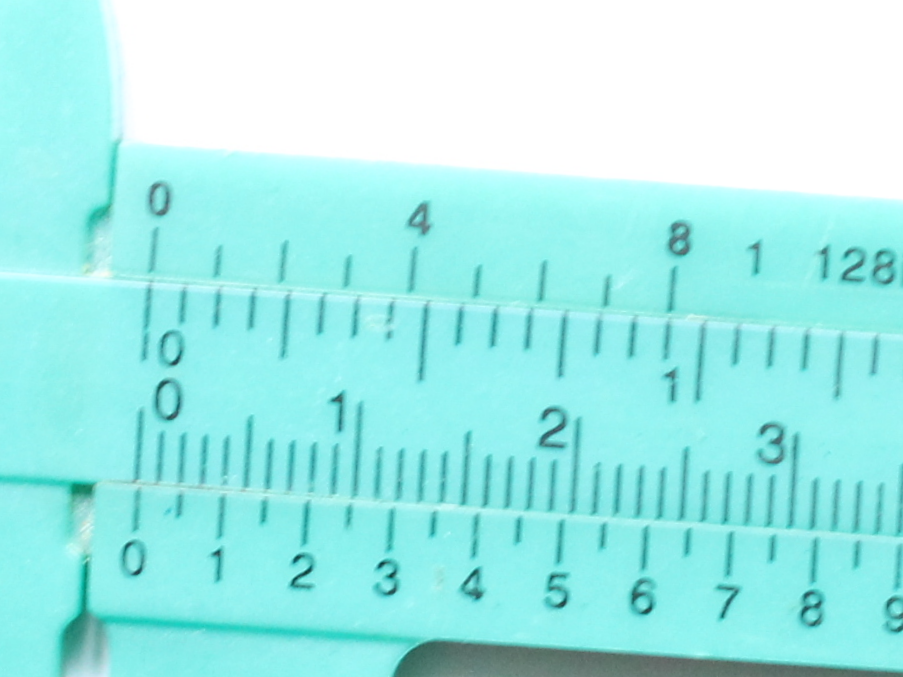
%> input picture Clase 7/scripts/matlab-octave/captura4.png, 903 x 677 px
$ octave levanta_capturas.m   (GNU Octave 9; MATLAB toolbox functions it lacks are replaced by stand-ins)
%> lines starting %> are read from the running program, lines starting %| are printed output that depends on the picture

ggg=imread('captura4.png');
%> ggg is the input picture: size 677x903x3 uint8; mean R, G, B 165, 237.7, 235
gg1=double(ggg(:,:,1));
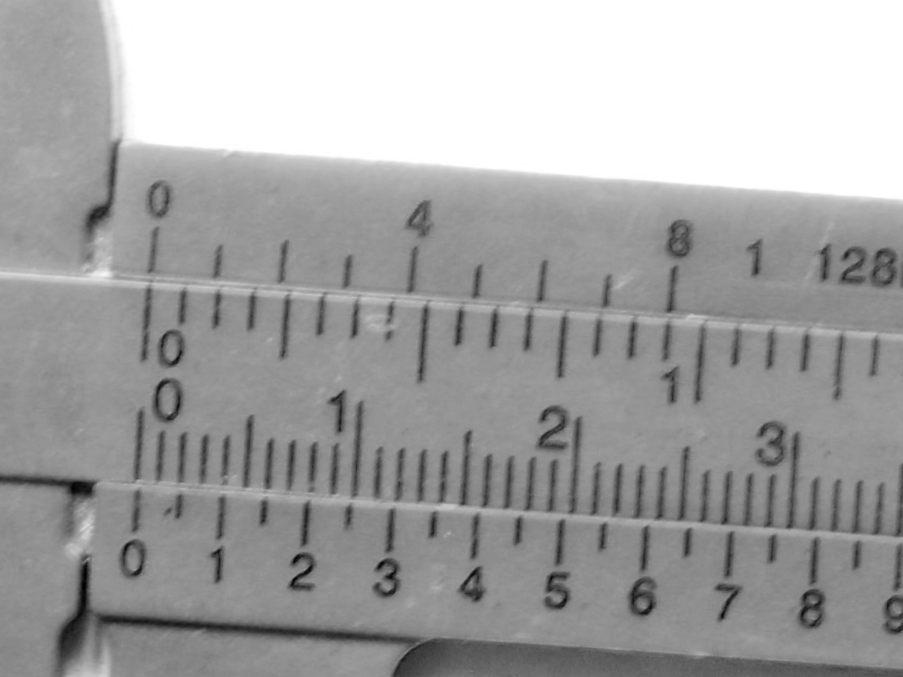
%> gg1: size 677x903 double; min 0, max 255, mean 165

figure(57),surf(gg1),shading flat, view([0 -90]),daspect([1 1 1]),colorbar
%> after `colorbar`:
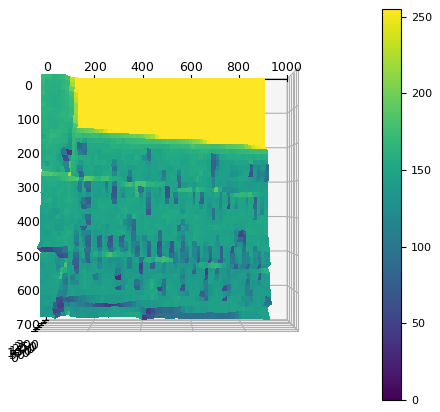
%> figure redrawn from the program's plot data

g1d=gg1(480,:);figure(23),plot(g1d)
%> after `g1d=gg1(480,:)`: g1d = 903 values, max 162 at index 113, min 49 at index 1, mean 121.3
%> after `plot(g1d)`:
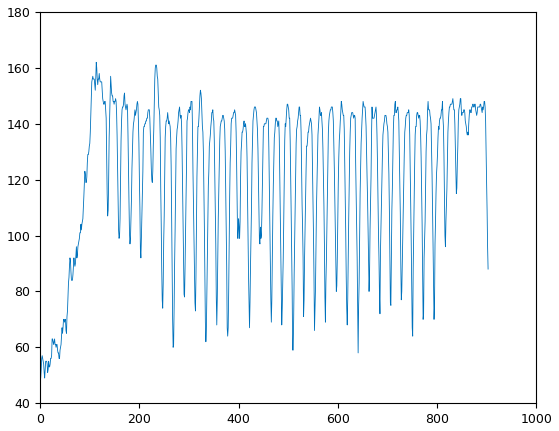
%> figure redrawn from the program's plot data; curve peaks at x = 113, y = 162

$ run again, with Clase 7/scripts/matlab-octave/captura1.png copied over Clase 7/scripts/matlab-octave/captura4.png
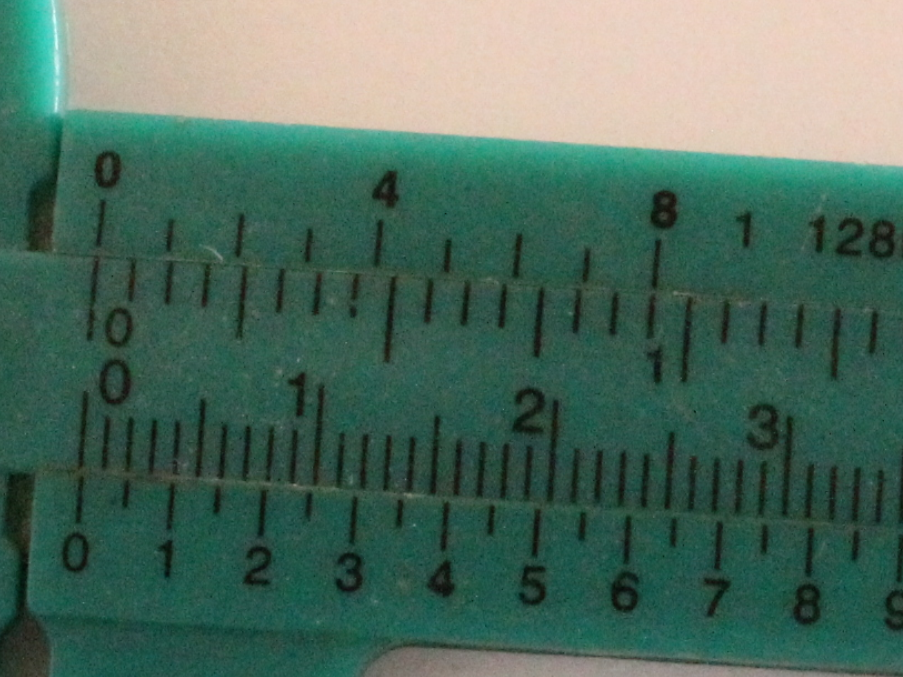
%> input picture Clase 7/scripts/matlab-octave/captura1.png, 903 x 677 px
%> ggg is the input picture: size 677x903x3 uint8; mean R, G, B 78.8, 108.9, 94.4
%> `colorbar`:
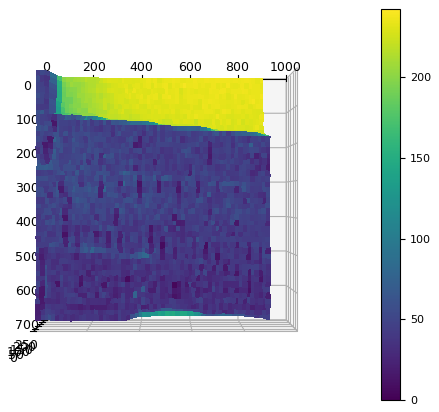
%> figure redrawn from the program's plot data
%> g1d = 903 values, max 100 at index 217, min 7 at index 11, mean 42
%> `plot(g1d)`:
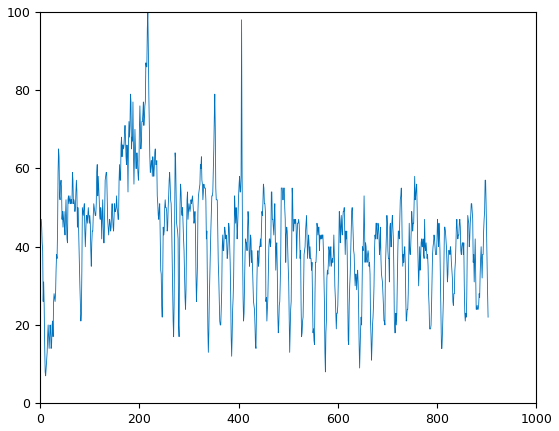
%> figure redrawn from the program's plot data; curve peaks at x = 217, y = 100

$ run again, with Clase 7/scripts/matlab-octave/captura2.png copied over Clase 7/scripts/matlab-octave/captura4.png
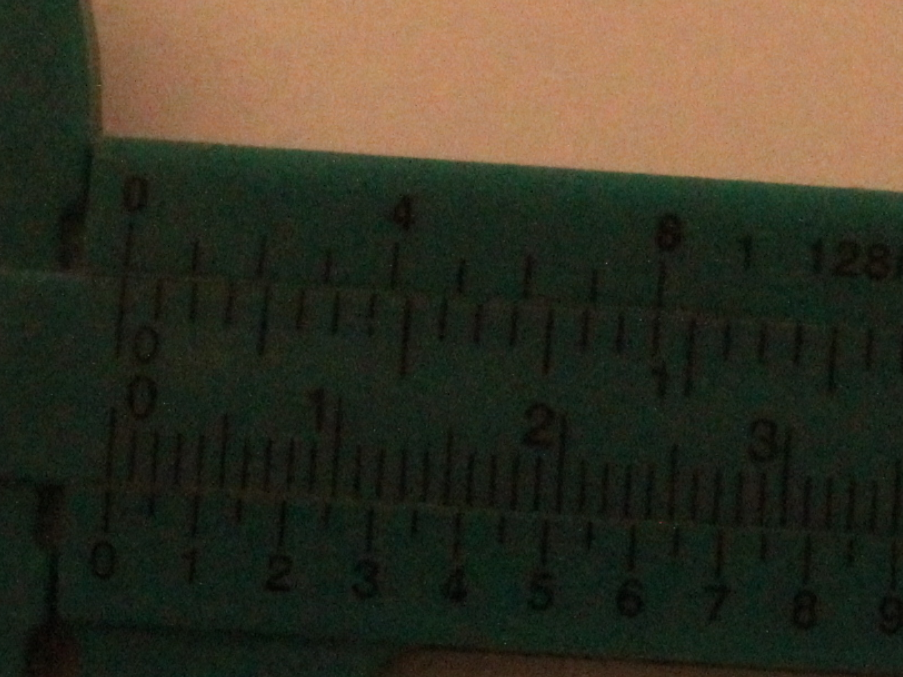
%> input picture Clase 7/scripts/matlab-octave/captura2.png, 903 x 677 px
%> ggg is the input picture: size 677x903x3 uint8; mean R, G, B 57.5, 54, 38.2
%> `colorbar`:
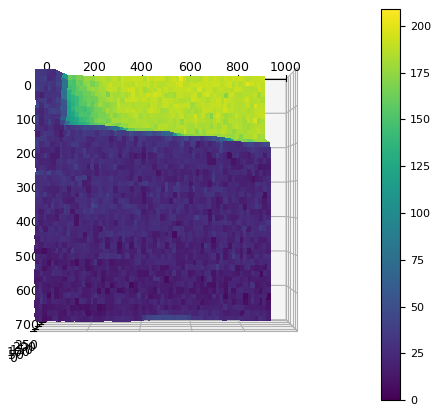
%> figure redrawn from the program's plot data
%> g1d = 903 values, max 37 at index 527, min 4 at index 25, mean 20.53
%> `plot(g1d)`:
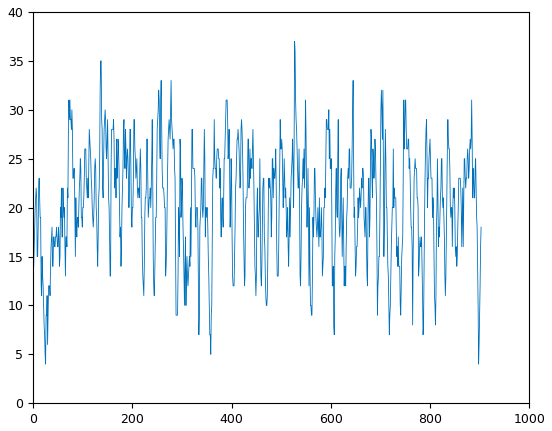
%> figure redrawn from the program's plot data; curve peaks at x = 527, y = 37
